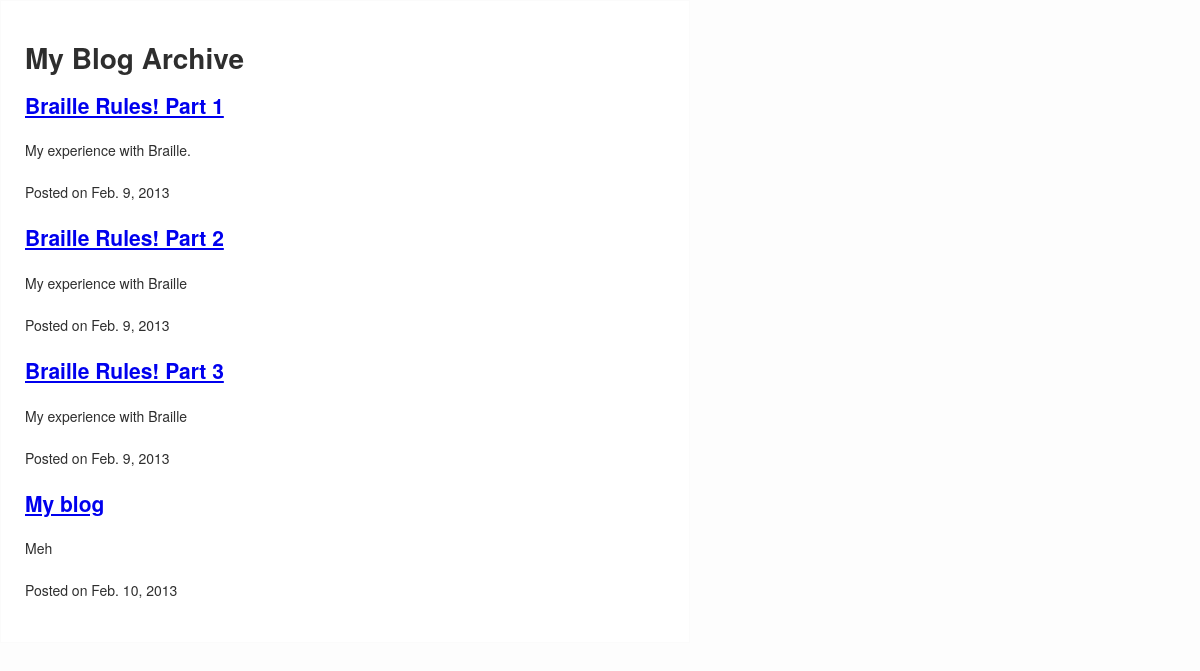
The app's page /, older data.
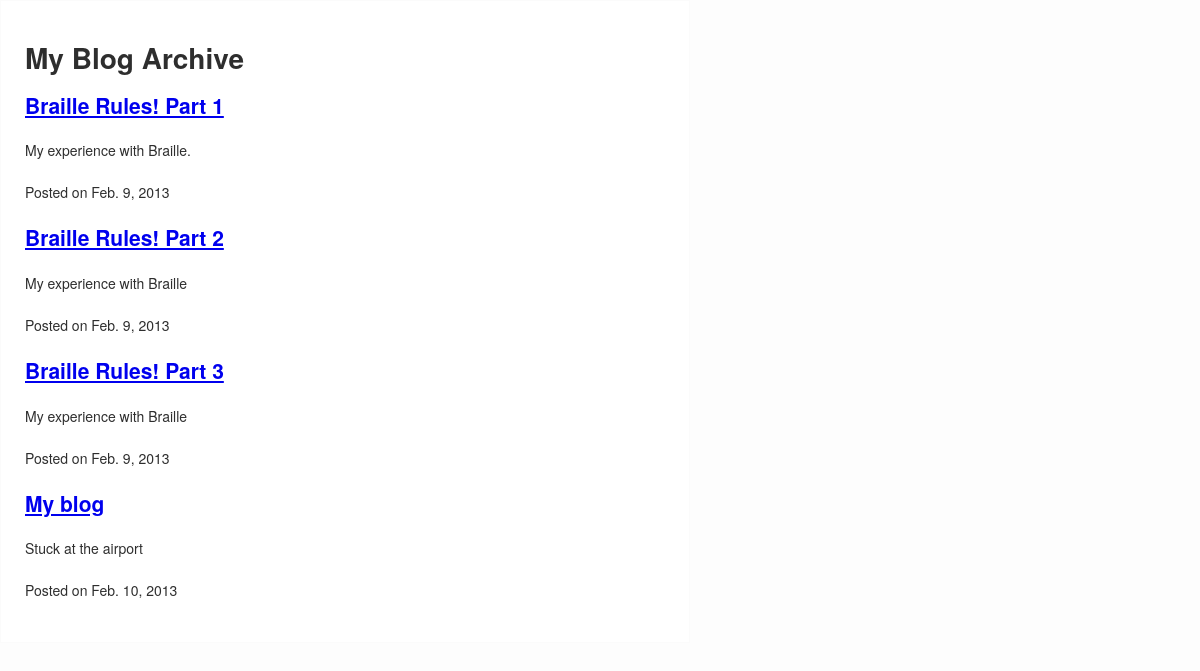
The same page, newer data.
### blog/models.py (models this page shows, shortened)
class Post(models.Model):
	title = models.CharField(max_length=255)
	slug = models.SlugField(unique=True, max_length=255)
	description = models.CharField(max_length=255)
	content = models.TextField()
	published = models.BooleanField(default=True)
	created = models.DateTimeField(auto_now_add=True)
	class meta:
		order =['-created']
	def get_absolute_url(self):
		return reverse('blog.views.post', args=[self.slug])

### blog/views.py (the view)
# urls.py: url(r'^$', 'blog.views.index'),
def index(request):
	posts = Post.objects.filter(published=True)
	return render(request, 'blog/index.html', {'posts': posts})

### netmag/templates/blog/index.html (shortened to what this page needs)
{% extends 'base.html' %}
{% block content %}
<h1> My Blog Archive </h1>
{% for post in posts %}
<div class="post">
<h2>
<a href=
"{{post.get_absolute_url}}">
{{post.title}}
</a>
</h2>
<p>{{post.description}}</p>
<p>Posted on
<time datetime="{{post.created|date:"c"}}">
{{post.created|date}}
</time>
</p>
</div>
{% endfor %}
{% endblock %}

Row changes from the older to the newer data that the page shows:
changed Post "My blog": description "Meh" → "Stuck at the airport"
